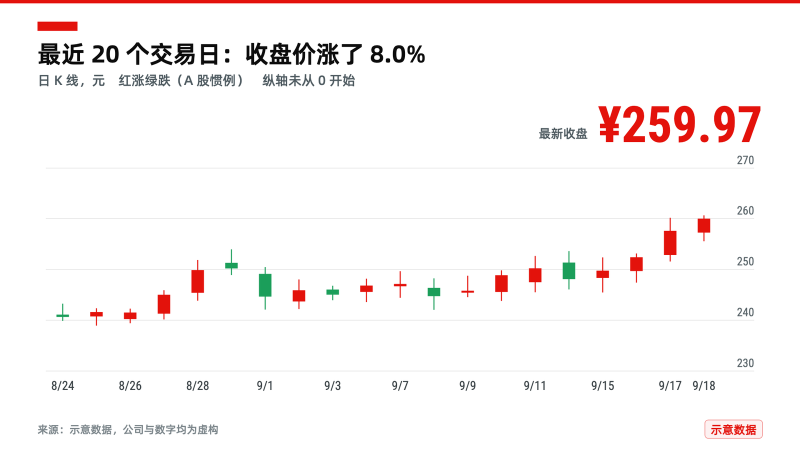
#> input picture .claude/skills/huashu-art-motion/scripts/engine/examples/assets/K线图_横屏.png, 1600 x 900 px, given in place of photo.png, which was not available (shown at 1/2 size)
$ python fit_916.py '../huashu-art-motion/scripts/engine/examples/assets/K线图_横屏.png' out.png
#> lines starting #> are read from the running program, lines starting #| are printed output that depends on the picture
#!/usr/bin/env python3
"""Fit photo, sketch and mask to 1080×1920 with the SAME crop, extending the sky at the top if needed.

    python3 fit_916.py IN_DIR OUT_DIR [--focus-x 0.5]

IN_DIR = diff_mask.py output (photo.png, sketch.png, people_mask.png). Scales so the width fills 1080 (crops
the sides around the people, or --focus-x), and if the image is then shorter than 1920, extends the top by
stretching the top rows' colours upward with a smooth vertical gradient plus soft noise (never mirrored).
"""
import argparse, os
import cv2, numpy as np

ap = argparse.ArgumentParser(); ap.add_argument("inp"); ap.add_argument("out"); ap.add_argument("--focus-x", type=float)
a = ap.parse_args(); os.makedirs(a.out, exist_ok=True)
names = ["photo.png", "sketch.png", "people_mask.png"]; ims = [cv2.imread(os.path.join(a.inp, n), cv2.IMREAD_UNCHANGED) for n in names]
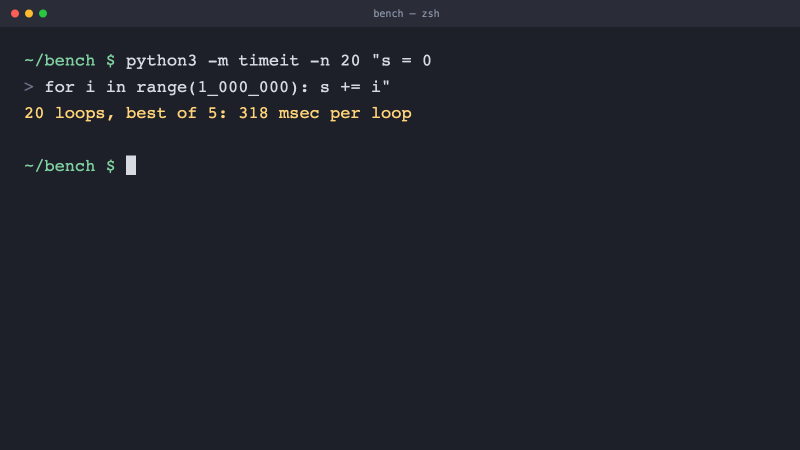
#> input picture .claude/skills/huashu-art-motion/scripts/engine/examples/assets/终端_for循环求和.png, 1600 x 900 px, given in place of sketch.png, which was not available (shown at 1/2 size)
h, w = ims[0].shape[:2]; mask = ims[2] if ims[2].ndim == 2 else ims[2][..., 0]
#> after `h, w = ims[0].shape[:2]`: h = 900; w = 1600
ys, xs = np.where(mask > 128); fx = a.focus_x if a.focus_x is not None else (xs.mean() / w if len(xs) else 0.5)
#> after `ys, xs = np.where(mask > 128)`: ys = 10296 values from 19 to 349; xs = 10296 values, max 877 at index 185, min 49 at index 5089, mean 398.6
#> after `fx = a.focus_x if a.focus_x is not None else xs.mean() / w if len(xs) `: fx = 0.249
# fill the width; if that leaves the photo under 60% of the frame height, scale up more and crop the sides
s = 1080 / w if h * 1080 / w >= 1920 * 0.6 else 1920 * 0.6 / h
#> s = 1.28
nw, nh = int(round(w * s)), int(round(h * s))
#> nw = 2048; nh = 1152
x0 = int(np.clip(fx * nw - 540, 0, max(0, nw - 1080)))
#> x0 = 0
outs = []
for n, im in zip(names, ims):
    r = cv2.resize(im, (nw, nh), interpolation=cv2.INTER_LANCZOS4 if n != "people_mask.png" else cv2.INTER_LINEAR)[:, x0:x0 + 1080]
    if nh >= 1920:
        y0 = nh - 1920; outs.append(r[y0:y0 + 1920])  # keep the bottom (people), crop sky
        continue
    ext = 1920 - nh
    if n == "people_mask.png":
        top = np.zeros((ext,) + r.shape[1:], r.dtype)
    else:
        band = cv2.GaussianBlur(r[:12].astype(np.float32).mean(0, keepdims=True), (0, 0), 25)  # row colour of the top edge, smoothed
        t = np.linspace(1, 0, ext)[:, None, None] ** 1.5
        sky = band * (1 + 0.03 * t)  # same colour as the top edge, slightly deeper toward the top
        rng = np.random.default_rng(3); sky = sky + rng.normal(0, 1.2, (ext, r.shape[1], r.shape[2]))
        top = np.clip(sky, 0, 255).astype(r.dtype)
        # feather the seam over 40 rows
        k = min(40, nh); blend = np.linspace(0, 1, k)[:, None, None]
        r = r.copy(); r[:k] = (top[-1:].astype(np.float32) * (1 - blend) + r[:k].astype(np.float32) * blend).astype(r.dtype)
    outs.append(np.vstack([top, r]))
#> this loop made 3 passes
#> (n, k) on passes 1 to 2: ('photo.png', 40), ('sketch.png', 40)
#> n on pass 3: 'people_mask.png'
#> pass 1, `r = cv2.resize(im, (nw, nh), interpolation=cv2.INTER_LANCZOS4 if n != ..`:
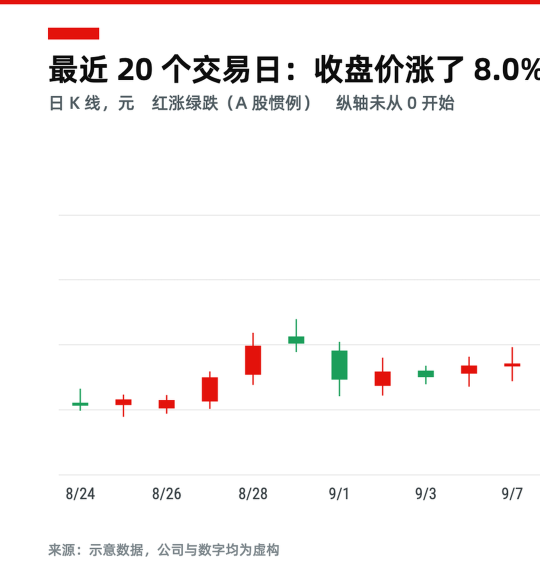
#> r: shape (1152, 1080, 3) (shown at 1/2 size); mean B, G, R 244.6, 244.8, 247.4
#> pass 1, `sky = band * (1 + 0.03 * t)`:
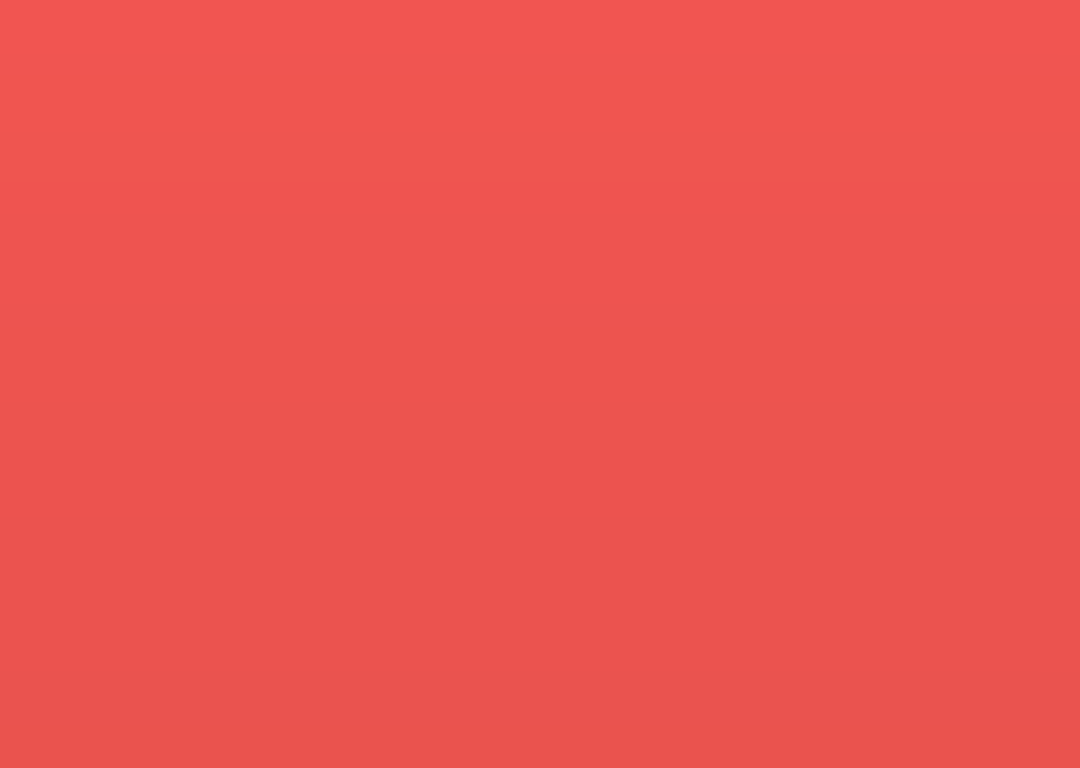
#> sky: shape (768, 1080, 3) float64; mean of channels 0, 1, 2 79.9, 84.3, 237.5; drawn as B, G, R
#> after the loop:
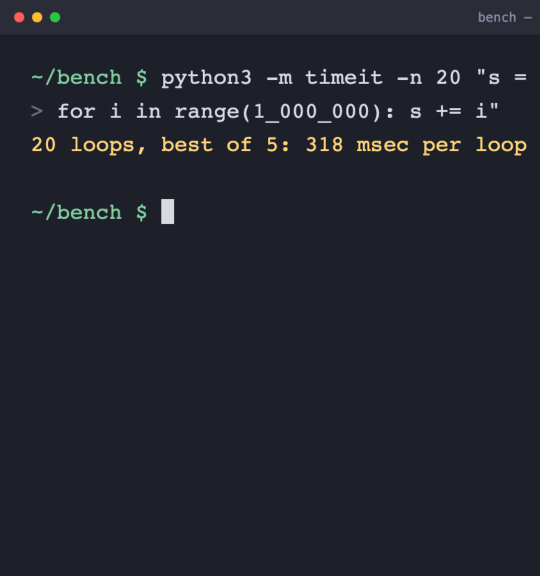
#> r: shape (1152, 1080, 3) (shown at 1/2 size); mean B, G, R 44.6, 36.4, 34.4
#> after the loop:
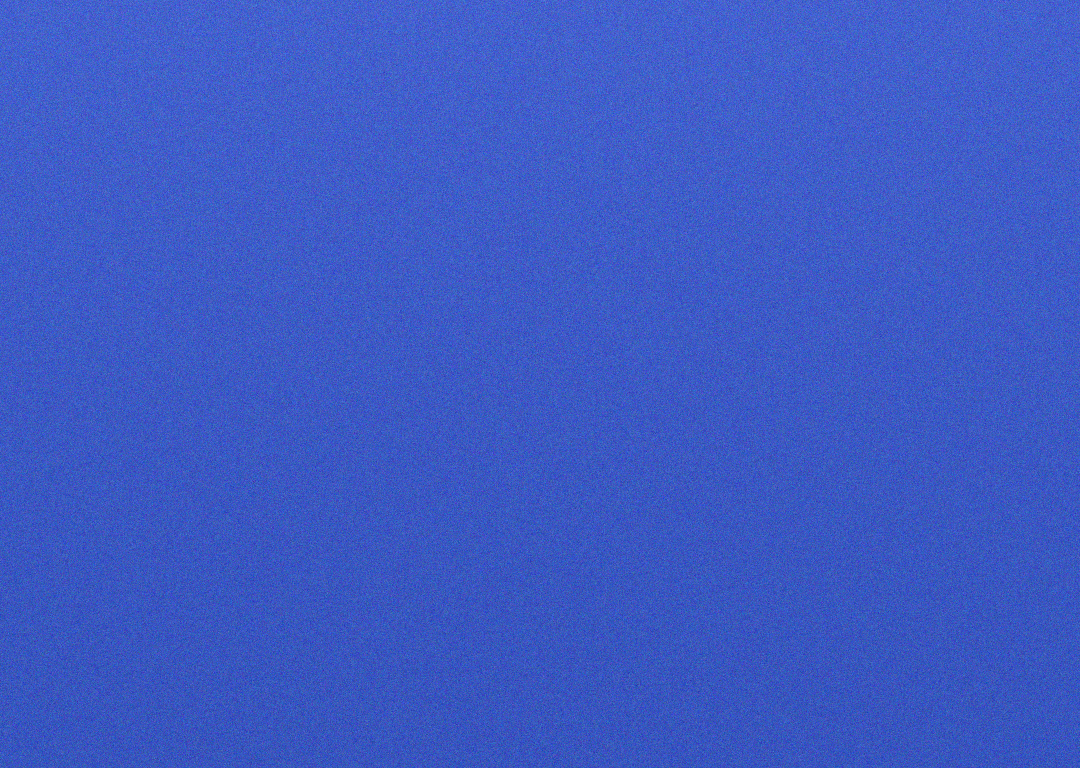
#> sky: shape (768, 1080, 3) float64; mean B, G, R 56.7, 45.5, 42.5; drawn with min black and max white
#> after the loop, outs = 3 items
for n, o in zip(names, outs): cv2.imwrite(os.path.join(a.out, n), o)
#> this loop made 3 passes
#> pass 1, `for n, o in zip(names, outs): cv2.imwrite(os.path.join(a.out, n), o)`:
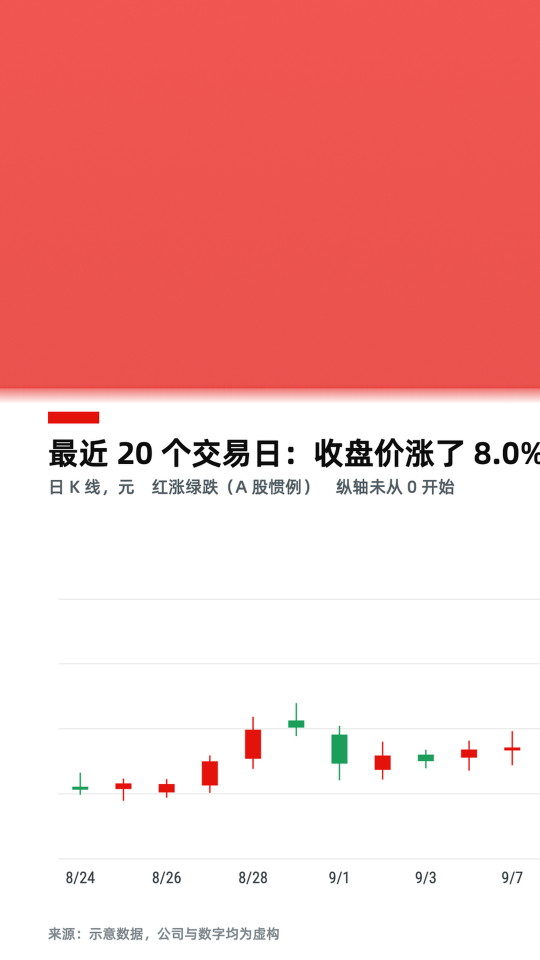
#> saved as photo.png: shape (1920, 1080, 3) (shown at 1/2 size); mean B, G, R 177.7, 179.6, 243.1
#> pass 2, `for n, o in zip(names, outs): cv2.imwrite(os.path.join(a.out, n), o)`:
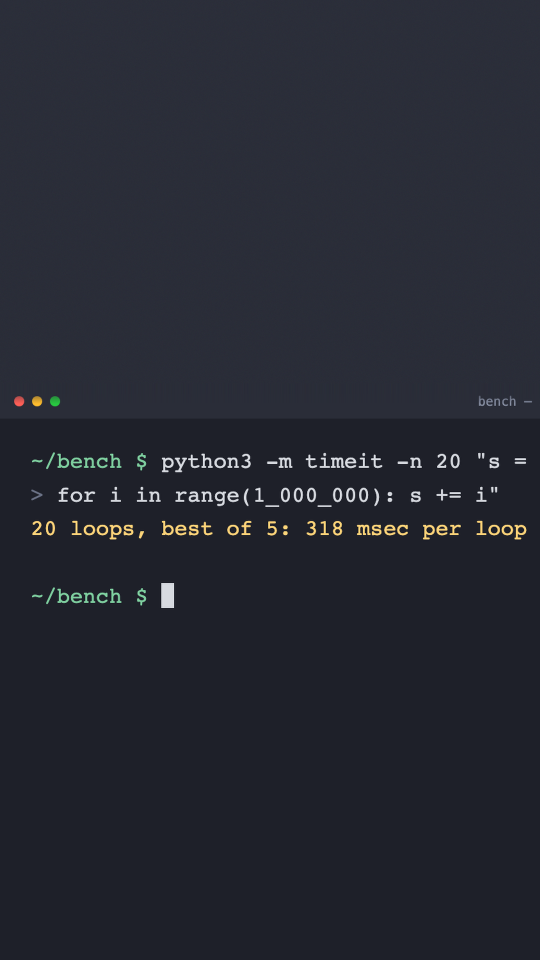
#> saved as sketch.png: shape (1920, 1080, 3) (shown at 1/2 size); mean B, G, R 49.2, 39.8, 37.4
print(f"fitted to 1080x1920 (scale {s:.3f}, crop x {x0}, sky extended {max(0, 1920 - nh)} px) -> {a.out}")
#| fitted to 1080x1920 (scale 1.280, crop x 0, sky extended 768 px) -> out.png
